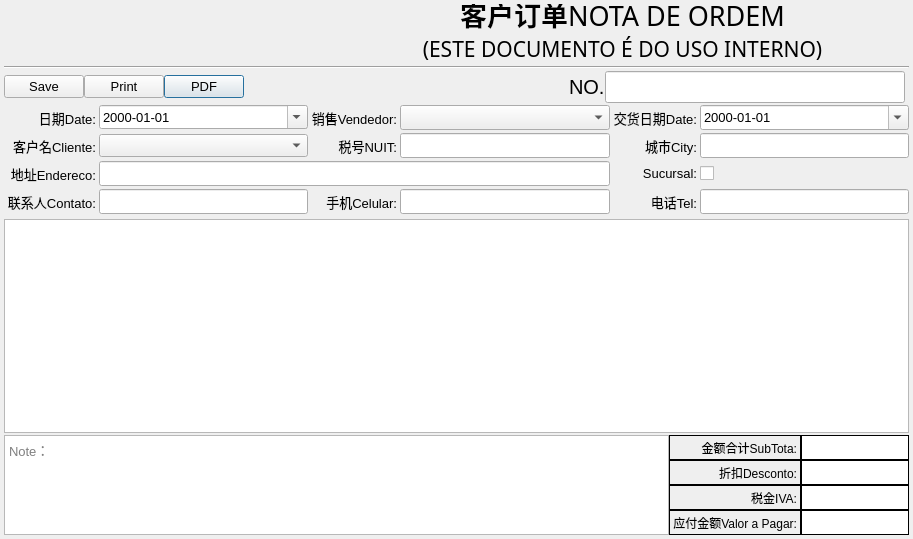
<?xml version="1.0" encoding="UTF-8"?>
<ui version="4.0">
 <class>Form</class>
 <widget class="QWidget" name="Form">
  <property name="geometry">
   <rect>
    <x>0</x>
    <y>0</y>
    <width>913</width>
    <height>539</height>
   </rect>
  </property>
  <property name="font">
   <font>
    <family>Arial</family>
    <pointsize>10</pointsize>
   </font>
  </property>
  <property name="windowTitle">
   <string>Order</string>
  </property>
  <layout class="QVBoxLayout" name="verticalLayout_4">
   <property name="spacing">
    <number>2</number>
   </property>
   <property name="leftMargin">
    <number>4</number>
   </property>
   <property name="topMargin">
    <number>4</number>
   </property>
   <property name="rightMargin">
    <number>4</number>
   </property>
   <property name="bottomMargin">
    <number>4</number>
   </property>
   <item>
    <layout class="QHBoxLayout" name="horizontalLayout_6">
     <item>
      <widget class="QLabel" name="label_17">
       <property name="minimumSize">
        <size>
         <width>329</width>
         <height>60</height>
        </size>
       </property>
       <property name="maximumSize">
        <size>
         <width>329</width>
         <height>60</height>
        </size>
       </property>
       <property name="text">
        <string/>
       </property>
       <property name="pixmap">
        <pixmap>../res/Zions_100.png</pixmap>
       </property>
       <property name="scaledContents">
        <bool>true</bool>
       </property>
      </widget>
     </item>
     <item>
      <spacer name="horizontalSpacer_4">
       <property name="orientation">
        <enum>Qt::Horizontal</enum>
       </property>
       <property name="sizeHint" stdset="0">
        <size>
         <width>40</width>
         <height>20</height>
        </size>
       </property>
      </spacer>
     </item>
     <item>
      <layout class="QVBoxLayout" name="verticalLayout_3">
       <property name="spacing">
        <number>0</number>
       </property>
       <item>
        <layout class="QHBoxLayout" name="horizontalLayout_5">
         <item>
          <spacer name="horizontalSpacer_2">
           <property name="orientation">
            <enum>Qt::Horizontal</enum>
           </property>
           <property name="sizeHint" stdset="0">
            <size>
             <width>40</width>
             <height>20</height>
            </size>
           </property>
          </spacer>
         </item>
         <item>
          <widget class="QLabel" name="label_Title_Chn">
           <property name="minimumSize">
            <size>
             <width>0</width>
             <height>30</height>
            </size>
           </property>
           <property name="maximumSize">
            <size>
             <width>16777215</width>
             <height>30</height>
            </size>
           </property>
           <property name="font">
            <font>
             <pointsize>20</pointsize>
             <weight>75</weight>
             <bold>true</bold>
            </font>
           </property>
           <property name="text">
            <string>客户订单</string>
           </property>
           <property name="alignment">
            <set>Qt::AlignBottom|Qt::AlignRight|Qt::AlignTrailing</set>
           </property>
          </widget>
         </item>
         <item>
          <widget class="QLabel" name="label_Title_Eng">
           <property name="minimumSize">
            <size>
             <width>0</width>
             <height>30</height>
            </size>
           </property>
           <property name="maximumSize">
            <size>
             <width>16777215</width>
             <height>30</height>
            </size>
           </property>
           <property name="font">
            <font>
             <family>Algerian</family>
             <pointsize>20</pointsize>
             <weight>50</weight>
             <bold>false</bold>
            </font>
           </property>
           <property name="text">
            <string>NOTA DE ORDEM</string>
           </property>
           <property name="alignment">
            <set>Qt::AlignBottom|Qt::AlignLeading|Qt::AlignLeft</set>
           </property>
          </widget>
         </item>
         <item>
          <spacer name="horizontalSpacer_3">
           <property name="orientation">
            <enum>Qt::Horizontal</enum>
           </property>
           <property name="sizeHint" stdset="0">
            <size>
             <width>40</width>
             <height>20</height>
            </size>
           </property>
          </spacer>
         </item>
        </layout>
       </item>
       <item>
        <widget class="QLabel" name="label_Title_Note">
         <property name="minimumSize">
          <size>
           <width>0</width>
           <height>30</height>
          </size>
         </property>
         <property name="maximumSize">
          <size>
           <width>16777215</width>
           <height>30</height>
          </size>
         </property>
         <property name="font">
          <font>
           <family>Algerian</family>
           <pointsize>16</pointsize>
          </font>
         </property>
         <property name="text">
          <string>(ESTE DOCUMENTO É DO USO INTERNO)</string>
         </property>
         <property name="alignment">
          <set>Qt::AlignHCenter|Qt::AlignTop</set>
         </property>
        </widget>
       </item>
      </layout>
     </item>
     <item>
      <spacer name="horizontalSpacer_5">
       <property name="orientation">
        <enum>Qt::Horizontal</enum>
       </property>
       <property name="sizeHint" stdset="0">
        <size>
         <width>40</width>
         <height>20</height>
        </size>
       </property>
      </spacer>
     </item>
    </layout>
   </item>
   <item>
    <widget class="Line" name="line">
     <property name="orientation">
      <enum>Qt::Horizontal</enum>
     </property>
    </widget>
   </item>
   <item>
    <layout class="QHBoxLayout" name="horizontalLayout_4">
     <item>
      <layout class="QHBoxLayout" name="horizontalLayout_3">
       <property name="spacing">
        <number>0</number>
       </property>
       <item>
        <widget class="QPushButton" name="butSave">
         <property name="text">
          <string>Save</string>
         </property>
         <property name="icon">
          <iconset>
           <normaloff>../res/ico/save.png</normaloff>../res/ico/save.png</iconset>
         </property>
         <property name="iconSize">
          <size>
           <width>16</width>
           <height>16</height>
          </size>
         </property>
        </widget>
       </item>
       <item>
        <widget class="QPushButton" name="butPrint">
         <property name="text">
          <string>Print</string>
         </property>
         <property name="icon">
          <iconset>
           <normaloff>../res/ico/printer.png</normaloff>../res/ico/printer.png</iconset>
         </property>
         <property name="iconSize">
          <size>
           <width>16</width>
           <height>16</height>
          </size>
         </property>
        </widget>
       </item>
       <item>
        <widget class="QPushButton" name="butPDF">
         <property name="text">
          <string>PDF</string>
         </property>
         <property name="icon">
          <iconset>
           <normaloff>../res/ico/pdf.png</normaloff>../res/ico/pdf.png</iconset>
         </property>
         <property name="iconSize">
          <size>
           <width>16</width>
           <height>16</height>
          </size>
         </property>
         <property name="default">
          <bool>true</bool>
         </property>
        </widget>
       </item>
      </layout>
     </item>
     <item>
      <layout class="QHBoxLayout" name="horizontalLayout">
       <property name="spacing">
        <number>0</number>
       </property>
       <property name="leftMargin">
        <number>0</number>
       </property>
       <property name="topMargin">
        <number>0</number>
       </property>
       <property name="rightMargin">
        <number>4</number>
       </property>
       <property name="bottomMargin">
        <number>0</number>
       </property>
       <item>
        <spacer name="horizontalSpacer">
         <property name="orientation">
          <enum>Qt::Horizontal</enum>
         </property>
         <property name="sizeHint" stdset="0">
          <size>
           <width>40</width>
           <height>20</height>
          </size>
         </property>
        </spacer>
       </item>
       <item>
        <widget class="QLabel" name="label_2">
         <property name="font">
          <font>
           <pointsize>15</pointsize>
          </font>
         </property>
         <property name="text">
          <string>NO.</string>
         </property>
        </widget>
       </item>
       <item>
        <widget class="QLineEdit" name="fOrderID">
         <property name="minimumSize">
          <size>
           <width>300</width>
           <height>0</height>
          </size>
         </property>
         <property name="maximumSize">
          <size>
           <width>300</width>
           <height>16777215</height>
          </size>
         </property>
         <property name="font">
          <font>
           <pointsize>15</pointsize>
          </font>
         </property>
         <property name="text">
          <string/>
         </property>
         <property name="alignment">
          <set>Qt::AlignCenter</set>
         </property>
         <property name="readOnly">
          <bool>true</bool>
         </property>
        </widget>
       </item>
      </layout>
     </item>
    </layout>
   </item>
   <item>
    <layout class="QGridLayout" name="gridLayout">
     <property name="leftMargin">
      <number>3</number>
     </property>
     <property name="rightMargin">
      <number>0</number>
     </property>
     <property name="bottomMargin">
      <number>3</number>
     </property>
     <property name="spacing">
      <number>3</number>
     </property>
     <item row="2" column="2" colspan="3">
      <widget class="QLineEdit" name="fEndereco">
       <property name="minimumSize">
        <size>
         <width>0</width>
         <height>25</height>
        </size>
       </property>
       <property name="sizeIncrement">
        <size>
         <width>0</width>
         <height>25</height>
        </size>
       </property>
       <property name="placeholderText">
        <string/>
       </property>
       <property name="clearButtonEnabled">
        <bool>true</bool>
       </property>
      </widget>
     </item>
     <item row="3" column="4">
      <widget class="QLineEdit" name="fCelular">
       <property name="minimumSize">
        <size>
         <width>0</width>
         <height>25</height>
        </size>
       </property>
       <property name="sizeIncrement">
        <size>
         <width>0</width>
         <height>25</height>
        </size>
       </property>
       <property name="clearButtonEnabled">
        <bool>true</bool>
       </property>
      </widget>
     </item>
     <item row="0" column="6">
      <widget class="QDateEdit" name="fRequiredDeliveryDate">
       <property name="minimumSize">
        <size>
         <width>0</width>
         <height>25</height>
        </size>
       </property>
       <property name="sizeIncrement">
        <size>
         <width>0</width>
         <height>25</height>
        </size>
       </property>
       <property name="displayFormat">
        <string>yyyy-MM-dd</string>
       </property>
       <property name="calendarPopup">
        <bool>true</bool>
       </property>
      </widget>
     </item>
     <item row="1" column="3">
      <widget class="QLabel" name="label_7">
       <property name="minimumSize">
        <size>
         <width>0</width>
         <height>25</height>
        </size>
       </property>
       <property name="sizeIncrement">
        <size>
         <width>0</width>
         <height>25</height>
        </size>
       </property>
       <property name="text">
        <string>税号NUIT:</string>
       </property>
       <property name="alignment">
        <set>Qt::AlignRight|Qt::AlignTrailing|Qt::AlignVCenter</set>
       </property>
      </widget>
     </item>
     <item row="3" column="2">
      <widget class="QLineEdit" name="fContato">
       <property name="minimumSize">
        <size>
         <width>0</width>
         <height>25</height>
        </size>
       </property>
       <property name="sizeIncrement">
        <size>
         <width>0</width>
         <height>25</height>
        </size>
       </property>
       <property name="clearButtonEnabled">
        <bool>true</bool>
       </property>
      </widget>
     </item>
     <item row="2" column="0">
      <widget class="QLabel" name="label_9">
       <property name="minimumSize">
        <size>
         <width>0</width>
         <height>25</height>
        </size>
       </property>
       <property name="sizeIncrement">
        <size>
         <width>0</width>
         <height>25</height>
        </size>
       </property>
       <property name="text">
        <string>地址Endereco:</string>
       </property>
       <property name="alignment">
        <set>Qt::AlignRight|Qt::AlignTrailing|Qt::AlignVCenter</set>
       </property>
      </widget>
     </item>
     <item row="3" column="5">
      <widget class="QLabel" name="label_12">
       <property name="minimumSize">
        <size>
         <width>0</width>
         <height>25</height>
        </size>
       </property>
       <property name="sizeIncrement">
        <size>
         <width>0</width>
         <height>25</height>
        </size>
       </property>
       <property name="text">
        <string>电话Tel:</string>
       </property>
       <property name="alignment">
        <set>Qt::AlignRight|Qt::AlignTrailing|Qt::AlignVCenter</set>
       </property>
      </widget>
     </item>
     <item row="3" column="6">
      <widget class="QLineEdit" name="fTelefone">
       <property name="minimumSize">
        <size>
         <width>0</width>
         <height>25</height>
        </size>
       </property>
       <property name="sizeIncrement">
        <size>
         <width>0</width>
         <height>25</height>
        </size>
       </property>
       <property name="clearButtonEnabled">
        <bool>true</bool>
       </property>
      </widget>
     </item>
     <item row="0" column="5">
      <widget class="QLabel" name="label_4">
       <property name="minimumSize">
        <size>
         <width>0</width>
         <height>25</height>
        </size>
       </property>
       <property name="sizeIncrement">
        <size>
         <width>0</width>
         <height>25</height>
        </size>
       </property>
       <property name="text">
        <string>交货日期Date:</string>
       </property>
       <property name="alignment">
        <set>Qt::AlignRight|Qt::AlignTrailing|Qt::AlignVCenter</set>
       </property>
      </widget>
     </item>
     <item row="3" column="0">
      <widget class="QLabel" name="label_11">
       <property name="minimumSize">
        <size>
         <width>0</width>
         <height>25</height>
        </size>
       </property>
       <property name="sizeIncrement">
        <size>
         <width>0</width>
         <height>25</height>
        </size>
       </property>
       <property name="text">
        <string>联系人Contato:</string>
       </property>
       <property name="alignment">
        <set>Qt::AlignRight|Qt::AlignTrailing|Qt::AlignVCenter</set>
       </property>
      </widget>
     </item>
     <item row="1" column="0">
      <widget class="QLabel" name="label_6">
       <property name="minimumSize">
        <size>
         <width>0</width>
         <height>25</height>
        </size>
       </property>
       <property name="sizeIncrement">
        <size>
         <width>0</width>
         <height>25</height>
        </size>
       </property>
       <property name="text">
        <string>客户名Cliente:</string>
       </property>
       <property name="alignment">
        <set>Qt::AlignRight|Qt::AlignTrailing|Qt::AlignVCenter</set>
       </property>
      </widget>
     </item>
     <item row="0" column="4">
      <widget class="QComboBox" name="fVendedorID">
       <property name="minimumSize">
        <size>
         <width>0</width>
         <height>25</height>
        </size>
       </property>
       <property name="sizeIncrement">
        <size>
         <width>0</width>
         <height>25</height>
        </size>
       </property>
       <property name="clearButtonEnabled" stdset="0">
        <bool>true</bool>
       </property>
      </widget>
     </item>
     <item row="3" column="3">
      <widget class="QLabel" name="label_10">
       <property name="text">
        <string>手机Celular:</string>
       </property>
       <property name="alignment">
        <set>Qt::AlignRight|Qt::AlignTrailing|Qt::AlignVCenter</set>
       </property>
      </widget>
     </item>
     <item row="1" column="2">
      <widget class="QComboBox" name="fCustomerID">
       <property name="minimumSize">
        <size>
         <width>0</width>
         <height>0</height>
        </size>
       </property>
       <property name="sizeIncrement">
        <size>
         <width>0</width>
         <height>25</height>
        </size>
       </property>
       <property name="placeholderText" stdset="0">
        <string>Please select a cliente.</string>
       </property>
      </widget>
     </item>
     <item row="0" column="3">
      <widget class="QLabel" name="label_5">
       <property name="minimumSize">
        <size>
         <width>0</width>
         <height>25</height>
        </size>
       </property>
       <property name="sizeIncrement">
        <size>
         <width>0</width>
         <height>25</height>
        </size>
       </property>
       <property name="text">
        <string>销售Vendedor:</string>
       </property>
       <property name="alignment">
        <set>Qt::AlignRight|Qt::AlignTrailing|Qt::AlignVCenter</set>
       </property>
      </widget>
     </item>
     <item row="0" column="0">
      <widget class="QLabel" name="label_3">
       <property name="minimumSize">
        <size>
         <width>0</width>
         <height>25</height>
        </size>
       </property>
       <property name="sizeIncrement">
        <size>
         <width>0</width>
         <height>25</height>
        </size>
       </property>
       <property name="text">
        <string>日期Date:</string>
       </property>
       <property name="alignment">
        <set>Qt::AlignRight|Qt::AlignTrailing|Qt::AlignVCenter</set>
       </property>
      </widget>
     </item>
     <item row="0" column="2">
      <widget class="QDateEdit" name="fOrderDate">
       <property name="maximumSize">
        <size>
         <width>16777215</width>
         <height>16777215</height>
        </size>
       </property>
       <property name="displayFormat">
        <string>yyyy-MM-dd</string>
       </property>
       <property name="calendarPopup">
        <bool>true</bool>
       </property>
      </widget>
     </item>
     <item row="1" column="4">
      <widget class="QLineEdit" name="fNUIT">
       <property name="minimumSize">
        <size>
         <width>0</width>
         <height>25</height>
        </size>
       </property>
       <property name="sizeIncrement">
        <size>
         <width>0</width>
         <height>25</height>
        </size>
       </property>
      </widget>
     </item>
     <item row="1" column="5">
      <widget class="QLabel" name="label_8">
       <property name="text">
        <string>城市City:</string>
       </property>
       <property name="alignment">
        <set>Qt::AlignRight|Qt::AlignTrailing|Qt::AlignVCenter</set>
       </property>
      </widget>
     </item>
     <item row="1" column="6">
      <widget class="QLineEdit" name="fCity">
       <property name="minimumSize">
        <size>
         <width>0</width>
         <height>25</height>
        </size>
       </property>
       <property name="sizeIncrement">
        <size>
         <width>0</width>
         <height>25</height>
        </size>
       </property>
       <property name="clearButtonEnabled">
        <bool>true</bool>
       </property>
      </widget>
     </item>
     <item row="2" column="6">
      <widget class="QCheckBox" name="fSucursal">
       <property name="minimumSize">
        <size>
         <width>0</width>
         <height>25</height>
        </size>
       </property>
       <property name="sizeIncrement">
        <size>
         <width>0</width>
         <height>25</height>
        </size>
       </property>
       <property name="text">
        <string/>
       </property>
      </widget>
     </item>
     <item row="2" column="5">
      <widget class="QLabel" name="label_16">
       <property name="text">
        <string>Sucursal:</string>
       </property>
       <property name="alignment">
        <set>Qt::AlignRight|Qt::AlignTrailing|Qt::AlignVCenter</set>
       </property>
      </widget>
     </item>
    </layout>
   </item>
   <item>
    <layout class="QHBoxLayout" name="horizontalLayout_7">
     <property name="spacing">
      <number>0</number>
     </property>
     <item>
      <widget class="QTableView" name="tableView">
       <property name="minimumSize">
        <size>
         <width>0</width>
         <height>200</height>
        </size>
       </property>
      </widget>
     </item>
     <item>
      <spacer name="verticalSpacer">
       <property name="orientation">
        <enum>Qt::Vertical</enum>
       </property>
       <property name="sizeHint" stdset="0">
        <size>
         <width>0</width>
         <height>40</height>
        </size>
       </property>
      </spacer>
     </item>
    </layout>
   </item>
   <item>
    <layout class="QHBoxLayout" name="horizontalLayout_2">
     <property name="spacing">
      <number>0</number>
     </property>
     <item>
      <layout class="QVBoxLayout" name="verticalLayout">
       <property name="spacing">
        <number>0</number>
       </property>
       <property name="sizeConstraint">
        <enum>QLayout::SetMaximumSize</enum>
       </property>
       <property name="bottomMargin">
        <number>0</number>
       </property>
       <item>
        <widget class="QTextEdit" name="fNote">
         <property name="minimumSize">
          <size>
           <width>0</width>
           <height>100</height>
          </size>
         </property>
         <property name="maximumSize">
          <size>
           <width>16777215</width>
           <height>100</height>
          </size>
         </property>
         <property name="toolTipDuration">
          <number>-1</number>
         </property>
         <property name="statusTip">
          <string/>
         </property>
         <property name="whatsThis">
          <string/>
         </property>
         <property name="accessibleName">
          <string/>
         </property>
         <property name="lineWidth">
          <number>-1</number>
         </property>
         <property name="placeholderText">
          <string>Note：</string>
         </property>
        </widget>
       </item>
      </layout>
     </item>
     <item>
      <layout class="QVBoxLayout" name="verticalLayout_2">
       <property name="spacing">
        <number>0</number>
       </property>
       <item>
        <widget class="QWidget" name="temp" native="true">
         <property name="sizePolicy">
          <sizepolicy hsizetype="Fixed" vsizetype="Fixed">
           <horstretch>0</horstretch>
           <verstretch>0</verstretch>
          </sizepolicy>
         </property>
         <layout class="QGridLayout" name="gridLayout_2">
          <property name="sizeConstraint">
           <enum>QLayout::SetNoConstraint</enum>
          </property>
          <property name="leftMargin">
           <number>0</number>
          </property>
          <property name="topMargin">
           <number>0</number>
          </property>
          <property name="rightMargin">
           <number>0</number>
          </property>
          <property name="bottomMargin">
           <number>0</number>
          </property>
          <property name="spacing">
           <number>0</number>
          </property>
          <item row="0" column="0">
           <widget class="QLabel" name="label">
            <property name="minimumSize">
             <size>
              <width>0</width>
              <height>25</height>
             </size>
            </property>
            <property name="maximumSize">
             <size>
              <width>150</width>
              <height>25</height>
             </size>
            </property>
            <property name="sizeIncrement">
             <size>
              <width>0</width>
              <height>25</height>
             </size>
            </property>
            <property name="font">
             <font>
              <pointsize>9</pointsize>
             </font>
            </property>
            <property name="styleSheet">
             <string notr="true">border-width: 0.7px;border-style: solid</string>
            </property>
            <property name="text">
             <string>金额合计SubTota:</string>
            </property>
            <property name="alignment">
             <set>Qt::AlignRight|Qt::AlignTrailing|Qt::AlignVCenter</set>
            </property>
           </widget>
          </item>
          <item row="0" column="1">
           <widget class="QLineEdit" name="fAmount">
            <property name="minimumSize">
             <size>
              <width>0</width>
              <height>25</height>
             </size>
            </property>
            <property name="maximumSize">
             <size>
              <width>150</width>
              <height>25</height>
             </size>
            </property>
            <property name="sizeIncrement">
             <size>
              <width>0</width>
              <height>25</height>
             </size>
            </property>
            <property name="font">
             <font>
              <pointsize>9</pointsize>
             </font>
            </property>
            <property name="styleSheet">
             <string notr="true">border-width: 0.7px;border-style: solid</string>
            </property>
            <property name="alignment">
             <set>Qt::AlignRight|Qt::AlignTrailing|Qt::AlignVCenter</set>
            </property>
            <property name="readOnly">
             <bool>true</bool>
            </property>
           </widget>
          </item>
          <item row="1" column="0">
           <widget class="QLabel" name="label_13">
            <property name="minimumSize">
             <size>
              <width>0</width>
              <height>25</height>
             </size>
            </property>
            <property name="maximumSize">
             <size>
              <width>150</width>
              <height>25</height>
             </size>
            </property>
            <property name="sizeIncrement">
             <size>
              <width>0</width>
              <height>25</height>
             </size>
            </property>
            <property name="font">
             <font>
              <pointsize>9</pointsize>
             </font>
            </property>
            <property name="styleSheet">
             <string notr="true">border-width: 0.7px;border-style: solid</string>
            </property>
            <property name="text">
             <string>折扣Desconto:</string>
            </property>
            <property name="alignment">
             <set>Qt::AlignRight|Qt::AlignTrailing|Qt::AlignVCenter</set>
            </property>
           </widget>
          </item>
          <item row="1" column="1">
           <widget class="QLineEdit" name="fDesconto">
            <property name="minimumSize">
             <size>
              <width>0</width>
              <height>25</height>
             </size>
            </property>
            <property name="maximumSize">
             <size>
              <width>150</width>
              <height>25</height>
             </size>
            </property>
            <property name="sizeIncrement">
             <size>
              <width>0</width>
              <height>25</height>
             </size>
            </property>
            <property name="font">
             <font>
              <pointsize>9</pointsize>
             </font>
            </property>
            <property name="styleSheet">
             <string notr="true">border-width: 0.7px;border-style: solid</string>
            </property>
            <property name="alignment">
             <set>Qt::AlignRight|Qt::AlignTrailing|Qt::AlignVCenter</set>
            </property>
           </widget>
          </item>
          <item row="2" column="0">
           <widget class="QLabel" name="label_14">
            <property name="minimumSize">
             <size>
              <width>0</width>
              <height>25</height>
             </size>
            </property>
            <property name="maximumSize">
             <size>
              <width>150</width>
              <height>25</height>
             </size>
            </property>
            <property name="sizeIncrement">
             <size>
              <width>0</width>
              <height>25</height>
             </size>
            </property>
            <property name="font">
             <font>
              <pointsize>9</pointsize>
             </font>
            </property>
            <property name="styleSheet">
             <string notr="true">border-width: 0.7px;border-style: solid</string>
            </property>
            <property name="text">
             <string>税金IVA:</string>
            </property>
            <property name="alignment">
             <set>Qt::AlignRight|Qt::AlignTrailing|Qt::AlignVCenter</set>
            </property>
           </widget>
          </item>
          <item row="2" column="1">
           <widget class="QLineEdit" name="fTax">
            <property name="minimumSize">
             <size>
              <width>0</width>
              <height>25</height>
             </size>
            </property>
            <property name="maximumSize">
             <size>
              <width>150</width>
              <height>25</height>
             </size>
            </property>
            <property name="sizeIncrement">
             <size>
              <width>0</width>
              <height>25</height>
             </size>
            </property>
            <property name="font">
             <font>
              <pointsize>9</pointsize>
             </font>
            </property>
            <property name="styleSheet">
             <string notr="true">border-width: 0.7px;border-style: solid</string>
            </property>
            <property name="alignment">
             <set>Qt::AlignRight|Qt::AlignTrailing|Qt::AlignVCenter</set>
            </property>
           </widget>
          </item>
          <item row="3" column="0">
           <widget class="QLabel" name="label_15">
            <property name="minimumSize">
             <size>
              <width>0</width>
              <height>25</height>
             </size>
            </property>
            <property name="maximumSize">
             <size>
              <width>150</width>
              <height>25</height>
             </size>
            </property>
            <property name="sizeIncrement">
             <size>
              <width>0</width>
              <height>25</height>
             </size>
            </property>
            <property name="font">
             <font>
              <pointsize>9</pointsize>
             </font>
            </property>
            <property name="styleSheet">
             <string notr="true">border-width: 0.7px;border-style: solid</string>
            </property>
            <property name="text">
             <string>应付金额Valor a Pagar:</string>
            </property>
            <property name="alignment">
             <set>Qt::AlignRight|Qt::AlignTrailing|Qt::AlignVCenter</set>
            </property>
           </widget>
          </item>
          <item row="3" column="1">
           <widget class="QLineEdit" name="fPayable">
            <property name="minimumSize">
             <size>
              <width>0</width>
              <height>25</height>
             </size>
            </property>
            <property name="maximumSize">
             <size>
              <width>150</width>
              <height>25</height>
             </size>
            </property>
            <property name="sizeIncrement">
             <size>
              <width>0</width>
              <height>25</height>
             </size>
            </property>
            <property name="font">
             <font>
              <pointsize>9</pointsize>
             </font>
            </property>
            <property name="styleSheet">
             <string notr="true">border-width: 0.7px;border-style: solid</string>
            </property>
            <property name="alignment">
             <set>Qt::AlignRight|Qt::AlignTrailing|Qt::AlignVCenter</set>
            </property>
            <property name="readOnly">
             <bool>true</bool>
            </property>
           </widget>
          </item>
         </layout>
        </widget>
       </item>
      </layout>
     </item>
    </layout>
   </item>
  </layout>
 </widget>
 <resources/>
 <connections/>
 <slots>
  <slot>ReCalc()</slot>
 </slots>
</ui>
